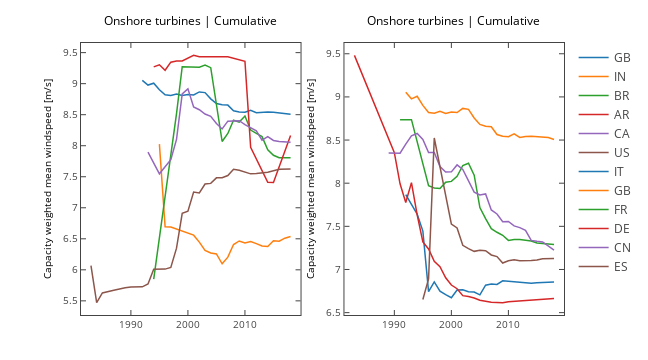

This figure's notebook cell:
### Markdown cell above
Custom `mincap` and `minyear`

### Code cell
countries = [{'BR', 'AR', 'GB', 'CA', 'US', 'IN'},
             {'FR', 'DE', 'CN', 'IT', 'ES', 'GB'}]

fig, ax = plt.subplots(1, 2, figsize=(9, 5))
for s in range(len(countries)):
    for c in countries[s]:
        x, y, z, w = projects(ons, c, offshore=False, mincap=0.1, minyear=1980)
        ax[s].plot(x, z, label=c)

    ax[s].set_ylabel('Capacity weighted mean windspeed [m/s]')
    ax[s].set_title("Onshore turbines | Cumulative")

plotly_fig = tls.mpl_to_plotly(fig)
plotly_fig["layout"]["showlegend"] = True
plotly_fig["layout"]['hovermode'] = 'x'
iplot(plotly_fig, filename='ons4')

### Figure 1 — Plotly figure (JSON) as saved in the notebook; plotly's stock layout.template omitted (floating-point values rounded to 4 significant figures)
{"data": [{"line": {"color": "rgba (31, 119, 180, 1)", "dash": "solid", "width": 1.5}, "mode": "lines", "name": "GB", "type": "scatter", "uid": "14c8f076-cff3-11e8-adb8-b00594f12df5", "x": [1992, 1993, 1994, 1995, 1996, 1997, 1998, 1999, 2000, 2001, 2002, 2003, 2004, 2005, 2006, 2007, 2008, 2009, 2010, 2011, 2012, 2013, 2014, 2015, 2016, 2017, 2018], "xaxis": "x", "y": [9.053, 8.978, 9.007, 8.902, 8.819, 8.811, 8.834, 8.808, 8.825, 8.819, 8.867, 8.856, 8.755, 8.681, 8.66, 8.655, 8.564, 8.543, 8.538, 8.571, 8.531, 8.542, 8.544, 8.54, 8.529, 8.529, 8.507], "yaxis": "y"}, {"line": {"color": "rgba (255, 127, 14, 1)", "dash": "solid", "width": 1.5}, "mode": "lines", "name": "IN", "type": "scatter", "uid": "14ca775c-cff3-11e8-b8d6-b00594f12df5", "x": [1995, 1996, 1997, 2000, 2001, 2002, 2003, 2004, 2005, 2006, 2007, 2008, 2009, 2010, 2011, 2012, 2013, 2014, 2015, 2016, 2017, 2018], "xaxis": "x", "y": [8.025, 6.694, 6.691, 6.591, 6.559, 6.447, 6.313, 6.271, 6.255, 6.097, 6.204, 6.408, 6.465, 6.433, 6.455, 6.422, 6.385, 6.377, 6.469, 6.461, 6.51, 6.538], "yaxis": "y"}, {"line": {"color": "rgba (44, 160, 44, 1)", "dash": "solid", "width": 1.5}, "mode": "lines", "name": "BR", "type": "scatter", "uid": "14cc24c2-cff3-11e8-8993-b00594f12df5", "x": [1994, 1998, 1999, 2002, 2003, 2004, 2006, 2007, 2008, 2009, 2010, 2011, 2012, 2013, 2014, 2015, 2016, 2017, 2018], "xaxis": "x", "y": [5.849, 8.517, 9.273, 9.266, 9.3, 9.258, 8.068, 8.197, 8.411, 8.38, 8.477, 8.252, 8.199, 8.147, 7.934, 7.846, 7.807, 7.804, 7.806], "yaxis": "y"}, {"line": {"color": "rgba (214, 39, 40, 1)", "dash": "solid", "width": 1.5}, "mode": "lines", "name": "AR", "type": "scatter", "uid": "14cdf982-cff3-11e8-968f-b00594f12df5", "x": [1994, 1995, 1996, 1997, 1998, 1999, 2001, 2002, 2007, 2010, 2011, 2014, 2015, 2018], "xaxis": "x", "y": [9.271, 9.305, 9.216, 9.346, 9.365, 9.365, 9.456, 9.434, 9.433, 9.361, 7.975, 7.411, 7.407, 8.163], "yaxis": "y"}, {"line": {"color": "rgba (148, 103, 189, 1)", "dash": "solid", "width": 1.5}, "mode": "lines", "name": "CA", "type": "scatter", "uid": "14e04910-cff3-11e8-8f96-b00594f12df5", "x": [1993, 1995, 1997, 1998, 1999, 2000, 2001, 2002, 2003, 2004, 2005, 2006, 2007, 2008, 2009, 2010, 2011, 2012, 2013, 2014, 2015, 2016, 2018], "xaxis": "x", "y": [7.895, 7.548, 7.775, 8.102, 8.834, 8.917, 8.623, 8.58, 8.511, 8.475, 8.359, 8.271, 8.396, 8.398, 8.404, 8.341, 8.286, 8.239, 8.09, 8.146, 8.084, 8.068, 8.058], "yaxis": "y"}, {"line": {"color": "rgba (140, 86, 75, 1)", "dash": "solid", "width": 1.5}, "mode": "lines", "name": "US", "type": "scatter", "uid": "14e1f6ae-cff3-11e8-a040-b00594f12df5", "x": [1983, 1984, 1985, 1986, 1987, 1989, 1990, 1992, 1993, 1994, 1995, 1996, 1997, 1998, 1999, 2000, 2001, 2002, 2003, 2004, 2005, 2006, 2007, 2008, 2009, 2010, 2011, 2012, 2013, 2014, 2015, 2016, 2018], "xaxis": "x", "y": [6.068, 5.471, 5.627, 5.653, 5.671, 5.711, 5.724, 5.726, 5.772, 6.009, 6.009, 6.011, 6.038, 6.349, 6.911, 6.944, 7.252, 7.239, 7.382, 7.393, 7.482, 7.483, 7.519, 7.62, 7.604, 7.576, 7.546, 7.552, 7.559, 7.574, 7.597, 7.621, 7.626], "yaxis": "y"}, {"line": {"color": "rgba (31, 119, 180, 1)", "dash": "solid", "width": 1.5}, "mode": "lines", "name": "IT", "type": "scatter", "uid": "152c1f26-cff3-11e8-aaf6-b00594f12df5", "x": [1992, 1994, 1995, 1996, 1997, 1998, 1999, 2000, 2001, 2002, 2003, 2004, 2005, 2006, 2007, 2008, 2009, 2010, 2011, 2012, 2013, 2014, 2015, 2016, 2018], "xaxis": "x2", "y": [7.868, 7.643, 7.445, 6.743, 6.856, 6.749, 6.708, 6.673, 6.762, 6.766, 6.743, 6.739, 6.706, 6.818, 6.831, 6.827, 6.868, 6.861, 6.854, 6.846, 6.843, 6.84, 6.846, 6.846, 6.854], "yaxis": "y2"}, {"line": {"color": "rgba (255, 127, 14, 1)", "dash": "solid", "width": 1.5}, "mode": "lines", "name": "GB", "type": "scatter", "uid": "152df426-cff3-11e8-b683-b00594f12df5", "x": [1992, 1993, 1994, 1995, 1996, 1997, 1998, 1999, 2000, 2001, 2002, 2003, 2004, 2005, 2006, 2007, 2008, 2009, 2010, 2011, 2012, 2013, 2014, 2015, 2016, 2017, 2018], "xaxis": "x2", "y": [9.053, 8.978, 9.007, 8.902, 8.819, 8.811, 8.834, 8.808, 8.825, 8.819, 8.867, 8.856, 8.755, 8.681, 8.66, 8.655, 8.564, 8.543, 8.538, 8.571, 8.531, 8.542, 8.544, 8.54, 8.529, 8.529, 8.507], "yaxis": "y2"}, {"line": {"color": "rgba (44, 160, 44, 1)", "dash": "solid", "width": 1.5}, "mode": "lines", "name": "FR", "type": "scatter", "uid": "15303e00-cff3-11e8-8d9e-b00594f12df5", "x": [1991, 1993, 1996, 1997, 1998, 1999, 2000, 2001, 2002, 2003, 2004, 2005, 2006, 2007, 2008, 2009, 2010, 2011, 2012, 2013, 2014, 2015, 2016, 2017, 2018], "xaxis": "x2", "y": [8.736, 8.736, 7.97, 7.944, 7.938, 8.011, 8.021, 8.08, 8.205, 8.231, 8.093, 7.717, 7.59, 7.472, 7.431, 7.396, 7.337, 7.347, 7.348, 7.343, 7.331, 7.307, 7.303, 7.3, 7.29], "yaxis": "y2"}, {"line": {"color": "rgba (214, 39, 40, 1)", "dash": "solid", "width": 1.5}, "mode": "lines", "name": "DE", "type": "scatter", "uid": "15323992-cff3-11e8-a91e-b00594f12df5", "x": [1983, 1990, 1991, 1992, 1993, 1994, 1995, 1996, 1997, 1998, 1999, 2000, 2001, 2002, 2003, 2004, 2005, 2006, 2007, 2008, 2009, 2010, 2011, 2012, 2013, 2014, 2015, 2016, 2017, 2018], "xaxis": "x2", "y": [9.481, 8.353, 7.993, 7.776, 8.006, 7.633, 7.319, 7.238, 7.095, 7.031, 6.904, 6.82, 6.777, 6.697, 6.686, 6.67, 6.643, 6.629, 6.621, 6.618, 6.616, 6.625, 6.63, 6.631, 6.639, 6.647, 6.655, 6.658, 6.658, 6.665], "yaxis": "y2"}, {"line": {"color": "rgba (148, 103, 189, 1)", "dash": "solid", "width": 1.5}, "mode": "lines", "name": "CN", "type": "scatter", "uid": "15340e58-cff3-11e8-adf1-b00594f12df5", "x": [1989, 1991, 1992, 1993, 1994, 1995, 1996, 1997, 1998, 1999, 2000, 2001, 2002, 2003, 2004, 2005, 2006, 2007, 2008, 2009, 2010, 2011, 2012, 2013, 2014, 2015, 2016, 2018], "xaxis": "x2", "y": [8.35, 8.348, 8.453, 8.55, 8.576, 8.508, 8.357, 8.355, 8.194, 8.129, 8.131, 8.212, 8.158, 8.032, 7.897, 7.863, 7.875, 7.69, 7.643, 7.553, 7.557, 7.505, 7.485, 7.454, 7.337, 7.327, 7.319, 7.224], "yaxis": "y2"}, {"line": {"color": "rgba (140, 86, 75, 1)", "dash": "solid", "width": 1.5}, "mode": "lines", "name": "ES", "type": "scatter", "uid": "15360a70-cff3-11e8-a17a-b00594f12df5", "x": [1995, 1996, 1997, 1998, 1999, 2000, 2001, 2002, 2003, 2004, 2005, 2006, 2007, 2008, 2009, 2010, 2011, 2012, 2014, 2015, 2016, 2018], "xaxis": "x2", "y": [6.651, 6.892, 8.524, 8.196, 7.867, 7.527, 7.482, 7.28, 7.242, 7.21, 7.223, 7.217, 7.168, 7.15, 7.075, 7.101, 7.113, 7.102, 7.104, 7.109, 7.123, 7.127], "yaxis": "y2"}], "layout": {"annotations": [{"font": {"color": "#000000", "size": 12}, "showarrow": false, "text": "Onshore turbines | Cumulative", "x": 0.2269, "xanchor": "center", "xref": "paper", "y": 1.043, "yanchor": "bottom", "yref": "paper"}, {"font": {"color": "#000000", "size": 12}, "showarrow": false, "text": "Onshore turbines | Cumulative", "x": 0.7715, "xanchor": "center", "xref": "paper", "y": 1.043, "yanchor": "bottom", "yref": "paper"}], "autosize": false, "height": 360, "hovermode": "x", "margin": {"b": 45, "l": 81, "pad": 0, "r": 64, "t": 43}, "showlegend": true, "width": 648, "xaxis": {"anchor": "y", "domain": [0, 0.4545], "mirror": "ticks", "nticks": 5, "range": [1981.0, 2020.0], "showgrid": false, "showline": true, "side": "bottom", "tickfont": {"size": 10}, "ticks": "inside", "type": "linear", "zeroline": false}, "xaxis2": {"anchor": "y2", "domain": [0.5455, 1], "mirror": "ticks", "nticks": 5, "range": [1981.0, 2020.0], "showgrid": false, "showline": true, "side": "bottom", "tickfont": {"size": 10}, "ticks": "inside", "type": "linear", "zeroline": false}, "yaxis": {"anchor": "x", "domain": [0, 1], "mirror": "ticks", "nticks": 11, "range": [5.272, 9.655], "showgrid": false, "showline": true, "side": "left", "tickfont": {"size": 10}, "ticks": "inside", "title": "Capacity weighted mean windspeed [m/s]", "titlefont": {"color": "#000000", "size": 10}, "type": "linear", "zeroline": false}, "yaxis2": {"anchor": "x2", "domain": [0, 1], "mirror": "ticks", "nticks": 9, "range": [6.473, 9.625], "showgrid": false, "showline": true, "side": "left", "tickfont": {"size": 10}, "ticks": "inside", "title": "Capacity weighted mean windspeed [m/s]", "titlefont": {"color": "#000000", "size": 10}, "type": "linear", "zeroline": false}}}
